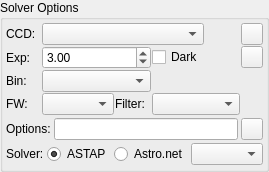
      <widget class="QGroupBox" name="plateSolverOptionsGroup">
       <property name="title">
        <string>Solver Options</string>
       </property>
       <layout class="QVBoxLayout" name="verticalLayout_2">
        <property name="spacing">
         <number>3</number>
        </property>
        <property name="leftMargin">
         <number>3</number>
        </property>
        <property name="topMargin">
         <number>3</number>
        </property>
        <property name="rightMargin">
         <number>3</number>
        </property>
        <property name="bottomMargin">
         <number>3</number>
        </property>
        <item>
         <layout class="QHBoxLayout" name="horizontalLayout">
          <property name="spacing">
           <number>1</number>
          </property>
          <item>
           <layout class="QGridLayout" name="gridLayout_4">
            <property name="spacing">
             <number>1</number>
            </property>
            <item row="0" column="0">
             <widget class="QLabel" name="textLabel1_6">
              <property name="text">
               <string>CCD:</string>
              </property>
             </widget>
            </item>
            <item row="1" column="7">
             <widget class="QPushButton" name="toggleFullScreenB">
              <property name="minimumSize">
               <size>
                <width>22</width>
                <height>22</height>
               </size>
              </property>
              <property name="maximumSize">
               <size>
                <width>22</width>
                <height>22</height>
               </size>
              </property>
              <property name="toolTip">
               <string>Toggle full screen</string>
              </property>
              <property name="text">
               <string/>
              </property>
             </widget>
            </item>
            <item row="1" column="1" colspan="2">
             <widget class="QDoubleSpinBox" name="exposureIN">
              <property name="toolTip">
               <string>Exposure duration in seconds</string>
              </property>
              <property name="minimum">
               <double>0.100000000000000</double>
              </property>
              <property name="maximum">
               <double>60.000000000000000</double>
              </property>
              <property name="singleStep">
               <double>0.500000000000000</double>
              </property>
              <property name="value">
               <double>3.000000000000000</double>
              </property>
             </widget>
            </item>
            <item row="1" column="0">
             <widget class="QLabel" name="label_7">
              <property name="text">
               <string>Exp:</string>
              </property>
             </widget>
            </item>
            <item row="1" column="3">
             <widget class="QCheckBox" name="alignDarkFrameCheck">
              <property name="toolTip">
               <string>Subtract dark frame. If no suitable dark frame is available, a dark frame shall be captured.</string>
              </property>
              <property name="text">
               <string>Dark</string>
              </property>
             </widget>
            </item>
            <item row="2" column="1" colspan="2">
             <widget class="QComboBox" name="binningCombo">
              <property name="toolTip">
               <string>Camera binning</string>
              </property>
             </widget>
            </item>
            <item row="0" column="1" colspan="3">
             <widget class="QComboBox" name="CCDCaptureCombo"/>
            </item>
            <item row="2" column="0">
             <widget class="QLabel" name="label_18">
              <property name="text">
               <string>Bin:</string>
              </property>
             </widget>
            </item>
            <item row="0" column="7">
             <widget class="QPushButton" name="showFITSViewerB">
              <property name="minimumSize">
               <size>
                <width>22</width>
                <height>22</height>
               </size>
              </property>
              <property name="maximumSize">
               <size>
                <width>22</width>
                <height>22</height>
               </size>
              </property>
              <property name="toolTip">
               <string>Show in FITS Viewer</string>
              </property>
              <property name="text">
               <string/>
              </property>
             </widget>
            </item>
            <item row="3" column="1">
             <widget class="QComboBox" name="FilterDevicesCombo"/>
            </item>
            <item row="3" column="0">
             <widget class="QLabel" name="FilterCaptureLabel">
              <property name="text">
               <string>FW:</string>
              </property>
             </widget>
            </item>
            <item row="3" column="3" colspan="2">
             <widget class="QComboBox" name="FilterPosCombo"/>
            </item>
            <item row="3" column="2">
             <widget class="QLabel" name="FilterPosLabel">
              <property name="text">
               <string>Filter:</string>
              </property>
             </widget>
            </item>
           </layout>
          </item>
         </layout>
        </item>
        <item>
         <layout class="QHBoxLayout" name="horizontalLayout_11">
          <property name="spacing">
           <number>3</number>
          </property>
          <item>
           <widget class="QLabel" name="label_14">
            <property name="text">
             <string>Options:</string>
            </property>
           </widget>
          </item>
          <item>
           <widget class="QLineEdit" name="solverOptions">
            <property name="statusTip">
             <string>Additional options to be the solver</string>
            </property>
            <property name="readOnly">
             <bool>false</bool>
            </property>
           </widget>
          </item>
          <item>
           <widget class="QPushButton" name="editOptionsB">
            <property name="minimumSize">
             <size>
              <width>22</width>
              <height>22</height>
             </size>
            </property>
            <property name="maximumSize">
             <size>
              <width>22</width>
              <height>22</height>
             </size>
            </property>
            <property name="toolTip">
             <string>Edit solver options</string>
            </property>
            <property name="text">
             <string/>
            </property>
           </widget>
          </item>
         </layout>
        </item>
        <item>
         <layout class="QHBoxLayout" name="horizontalLayout_12">
          <property name="spacing">
           <number>3</number>
          </property>
          <item>
           <widget class="QLabel" name="label_21">
            <property name="text">
             <string>Solver:</string>
            </property>
           </widget>
          </item>
          <item>
           <widget class="QRadioButton" name="astapSolverR">
            <property name="toolTip">
             <string>&lt;html&gt;&lt;head/&gt;&lt;body&gt;&lt;p&gt;Use ASTAP external solver. ASTAP must be installed and configured.&lt;/p&gt;&lt;/body&gt;&lt;/html&gt;</string>
            </property>
            <property name="text">
             <string>ASTAP</string>
            </property>
            <property name="checked">
             <bool>true</bool>
            </property>
            <attribute name="buttonGroup">
             <string notr="true">solverBackendGroup</string>
            </attribute>
           </widget>
          </item>
          <item>
           <widget class="QRadioButton" name="astrometrySolverR">
            <property name="toolTip">
             <string>&lt;html&gt;&lt;head/&gt;&lt;body&gt;&lt;p&gt;Use astrometry.net solver.&lt;/p&gt;&lt;/body&gt;&lt;/html&gt;</string>
            </property>
            <property name="text">
             <string>Astro.net</string>
            </property>
            <attribute name="buttonGroup">
             <string notr="true">solverBackendGroup</string>
            </attribute>
           </widget>
          </item>
          <item>
           <widget class="QComboBox" name="astrometryTypeCombo"/>
          </item>
         </layout>
        </item>
        <item>
         <spacer name="verticalSpacer">
          <property name="orientation">
           <enum>Qt::Vertical</enum>
          </property>
          <property name="sizeType">
           <enum>QSizePolicy::MinimumExpanding</enum>
          </property>
          <property name="sizeHint" stdset="0">
           <size>
            <width>20</width>
            <height>1</height>
           </size>
          </property>
         </spacer>
        </item>
       </layout>
      </widget>
